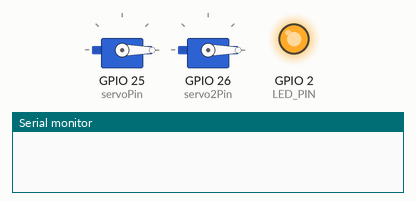
This sketch was run on a simulated ESP32. Parts: 2 × servo, output pins drawn as LEDs (lit = HIGH), the last lines printed to the serial monitor.

Above: at 0.05 s.
At 1.35 s:
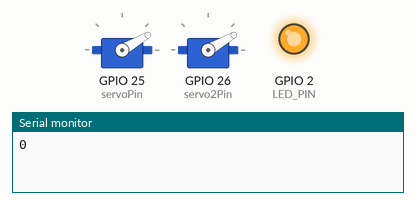
At 2.7 s:
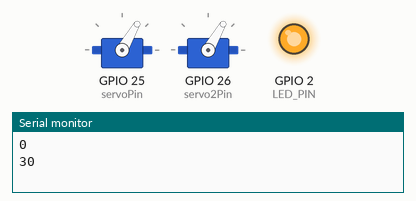
At 5.35 s:
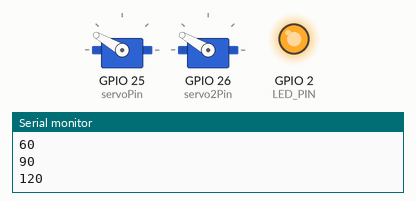
At 8.0 s:
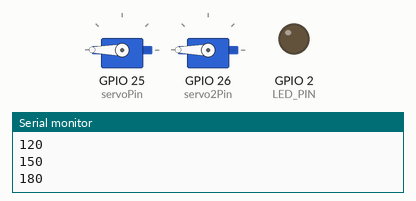
At 10.65 s:
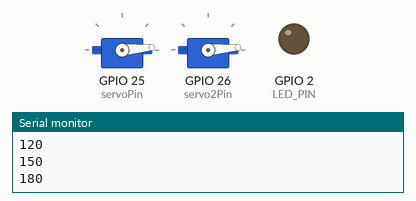
Timing chart, 0 to 13.9 s (numbered marks = the images above):
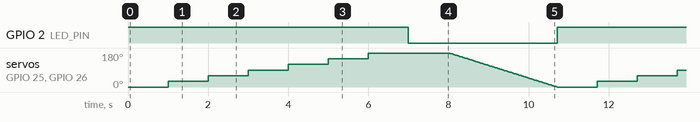

The sketch:

s90test.ino
```cpp
#include <ESP32Servo.h>
const int LED_PIN = 2;

Servo myservo;  // create servo object to control a servo
Servo myservo2;

int pos = 0;    // variable to store the servo position
// Recommended PWM GPIO pins on the ESP32 include 2,4,12-19,21-23,25-27,32-33
int servoPin = 25;
int servo2Pin = 26;

void setup() {
  // Allow allocation of all timers
  ESP32PWM::allocateTimer(0);
  ESP32PWM::allocateTimer(1);
  ESP32PWM::allocateTimer(2);
  ESP32PWM::allocateTimer(3);
  myservo.setPeriodHertz(50);    // standard 50 hz servo
  myservo.attach(servoPin, 500, 2400); // attaches the servo on pin 18 to the servo object
  myservo2.setPeriodHertz(50);    // standard 50 hz servo
  myservo2.attach(servo2Pin, 500, 2400); // attaches the servo on pin 18 to the servo object
  // using default min/max of 1000us and 2000us
  // different servos may require different min/max settings
  // for an accurate 0 to 180 sweep
  pinMode(LED_PIN, OUTPUT);
  Serial.begin(9600);
}

void loop() {
  digitalWrite(LED_PIN, HIGH);
  for (pos = 0; pos <= 180; pos += 30) { // goes from 0 degrees to 180 degrees
    // in steps of 1 degree
    myservo.write(pos);    // tell servo to go to position in variable 'pos'
    myservo2.write(pos);
    delay(1000);             // waits 15ms for the servo to reach the position
    Serial.println(pos);
  }
  digitalWrite(LED_PIN, LOW);
  delay(1000);
  for (pos = 180; pos >= 0; pos -= 1) { // goes from 180 degrees to 0 degrees
    myservo.write(pos);    // tell servo to go to position in variable 'pos'
    myservo2.write(pos);
    delay(15);             // waits 15ms for the servo to reach the position
  }
}
```

Measured:
- by itself, GPIO 2 (LED_PIN): alternates HIGH for 7.0 s and LOW for 3.7 s
